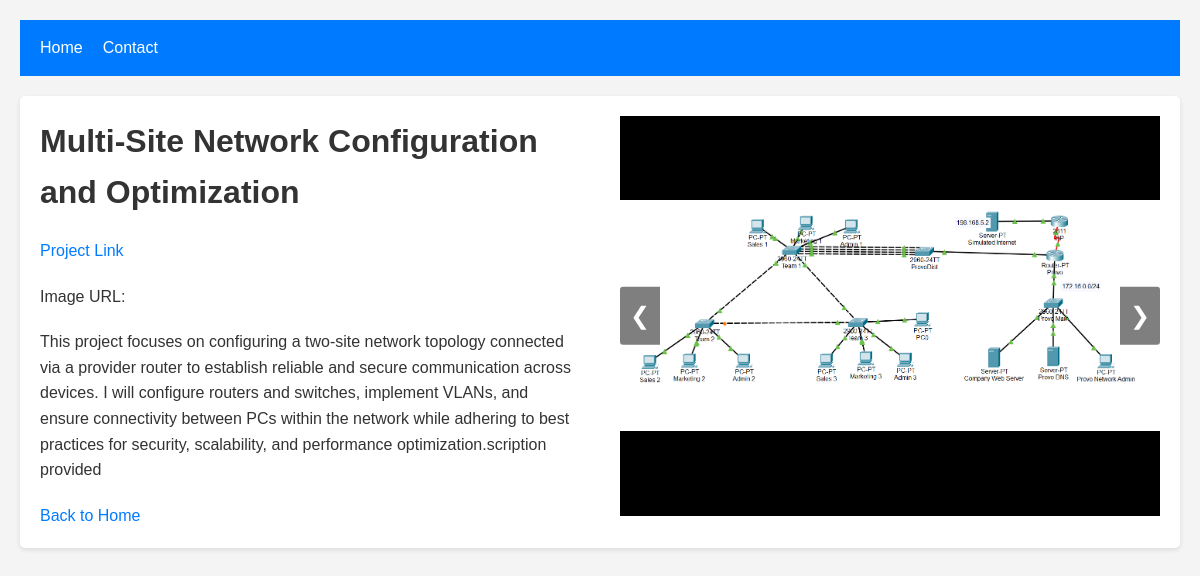
Screenshot of /project/2/ with the database file from the repository.
### main/models.py (models this page shows, shortened)
class Project(models.Model): #database model for each project
    title = models.CharField(max_length=200)
    description = models.TextField(default='No description provided')
    tags = models.ManyToManyField(Tag, related_name = "projects") #Many projects are related to Many Tags
    link = models.URLField(max_length=200, blank=True)

class ProjectImage(models.Model):
    project = models.ForeignKey(Project, related_name="images", on_delete=models.CASCADE) #delete images if project is deleted
    image = models.ImageField(upload_to="images/")

### main/views.py (the view)
def project(request, id):
    project = get_object_or_404(Project, pk=id)
    return render(request, 'project.html', {"project": project})

### main/templates/project.html (shortened to what this page needs)
{% extends 'base.html' %}
{% load static %}
{% block extrahead %}
  <link rel="stylesheet" href="{% static 'css/project.css' %}" />
{% endblock %}
{% block content %}
  <div class="project-card">
    <div class="project-info">
      <h1>{{ project.title }}</h1>
      <p>
        <a href="{{ project.link }}">Project Link</a>
      </p>
        <p>Image URL: {{ image.image.url }}</p>
      <p>{{ project.description }}</p>
      <a href="{% url 'home' %}">Back to Home</a>
    </div>
    <div class="carousel">
      <div class="carousel-images">
        {% for image in project.images.all %}
          <div class="carousel-item">
            <img src="{{ image.image.url }}" alt="Project image" />
          </div>
        {% endfor %}
      </div>
      <a class="carousel-control prev" onclick="moveSlide(-1)">&#10094;</a>
      <a class="carousel-control next" onclick="moveSlide(1)">&#10095;</a>
    </div>
  </div>
{% endblock %}

### main/static/CSS/base.css (style rules this page uses)
* { box-sizing: border-box; margin: 0; padding: 0; font-family: "Arial", sans-serif; }
body { font-family: "Segoe UI", Tahoma, Geneva, Verdana, sans-serif; line-height: 1.6; color: #333; background-color: #f4f4f4; padding: 20px; }
a { color: #007bff; text-decoration: none; }

### main/static/CSS/project.css (style rules this page uses)
.project-card { display: flex; align-items: flex-start; justify-content: space-between; background-color: white; box-shadow: 0 2px 5px rgba(0, 0, 0, 0.1); border-radius: 5px; overflow: hidden; max-width: 1200px; margin: auto; padding: 20px; }
.project-info { flex: 1; padding-right: 20px; }
h1, p { margin-bottom: 20px; }
.carousel { flex: 1; display: flex; flex-direction: column; position: relative; max-width: 50%; margin-left: 20px; }
.carousel-images { display: flex; flex: 1; overflow: hidden; position: relative; }
.carousel-control { position: absolute; top: 50%; transform: translateY(-50%); color: white; font-size: 24px; background-color: rgba(0, 0, 0, 0.5); padding: 10px; cursor: pointer; user-select: none; z-index: 10; }
.carousel-control.prev { left: 0; border-radius: 3px 0 0 3px; }
.carousel-control.next { right: 0; border-radius: 0 3px 3px 0; }
.shown { display: flex; }
.carousel-item { justify-content: center; align-items: center; background-color: black; width: 100%; height: 400px; }
.carousel-item img { max-height: 100%; max-width: 100%; object-fit: contain; }

### rows the page displays
Project: title "Multi-Site Network Configuration and Optimization", description "This project focuses on configuring a two-site network topology connected via a provider router to establish reliable and secure communication across devices. I will configure routers and switches, implement VLANs, and ensure connectivity between PCs within the network while adhering to best practices for security, scalability, and performance optimization.scription provided"
ProjectImage: image (picture)
